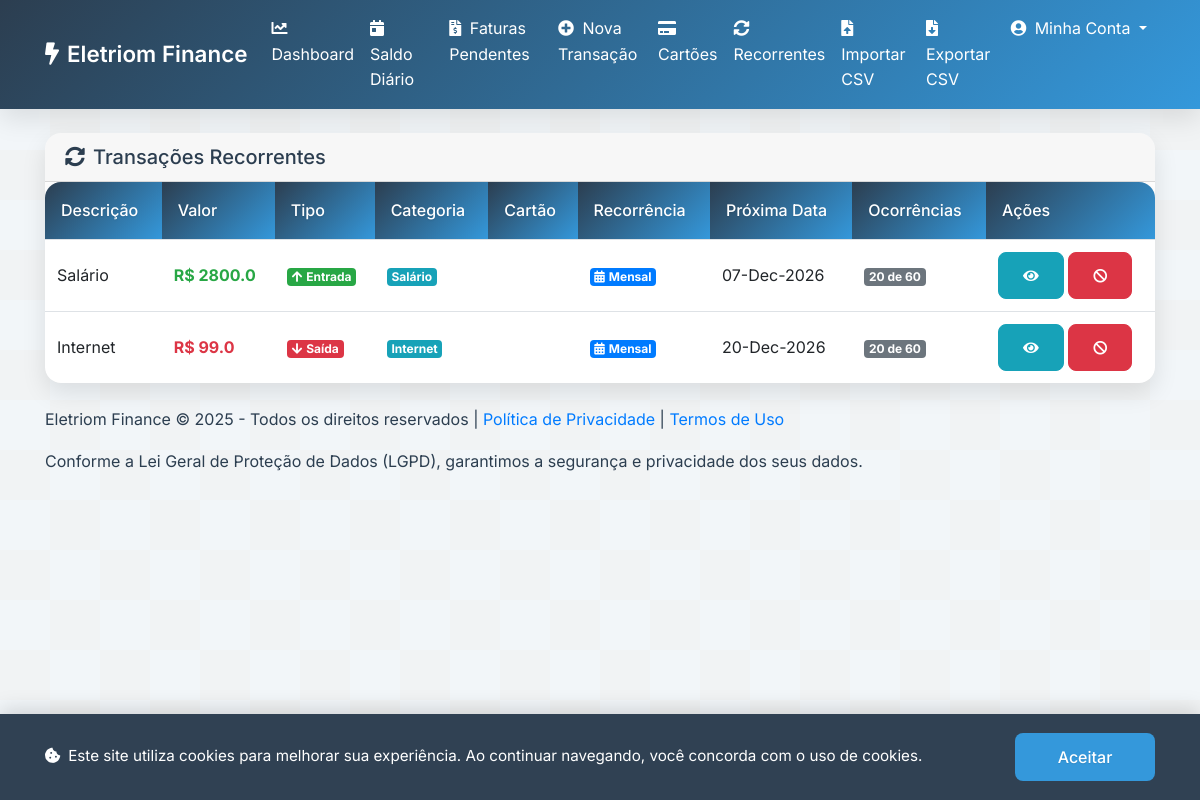
The page /recurring (signed in) on the database its author committed.
### app.py (models this page shows, shortened)
class Transaction(db.Model):
    id = db.Column(db.Integer, primary_key=True)
    date = db.Column(db.Date, nullable=False)
    value = db.Column(db.Float, nullable=False)
    description = db.Column(db.String(200), nullable=False)
    trans_type = db.Column(db.String(10), nullable=False)  # "entrada" ou "saida"
    category = db.Column(db.String(50), nullable=True)
    is_recurring = db.Column(db.Boolean, default=False)
    recurrence_type = db.Column(db.String(20), nullable=True)  # "diario", "semanal", "mensal", "anual"
    recurrence_end_date = db.Column(db.Date, nullable=True)
    recurrence_count = db.Column(db.Integer, nullable=True)
    parent_id = db.Column(db.Integer, db.ForeignKey('transaction.id'), nullable=True)
    credit_card_id = db.Column(db.Integer, db.ForeignKey('credit_card.id'), nullable=True)
    user_id = db.Column(db.Integer, db.ForeignKey('user.id'), nullable=False)

### app.py (the view)
@app.route('/recurring')
@login_required
def recurring_transactions():
    recurring_groups = []
    parent_transactions = Transaction.query.filter_by(is_recurring=True, parent_id=None).all()
    for parent in parent_transactions:
        series_transactions = Transaction.query.filter(
            db.or_(
                Transaction.id == parent.id,
                Transaction.parent_id == parent.id
            )
        ).order_by(Transaction.date).all()
        today = datetime.now().date()
        future_transactions = [t for t in series_transactions if t.date > today]
        next_date = future_transactions[0].date.strftime("%d-%b-%Y") if future_transactions else "Finalizada"
        credit_card_name = None
        if parent.credit_card_id:
            card = db.session.get(CreditCard, parent.credit_card_id)
            if card:
                credit_card_name = card.name
        recurring_groups.append({
            'id': parent.id,
            'description': parent.description,
            'value': parent.value,
            'trans_type': parent.trans_type,
            'category': parent.category,
            'recurrence_type': parent.recurrence_type,
            'next_date': next_date,
            'count': len(series_transactions) - len(future_transactions),  # Ocorrências passadas
            'total': len(series_transactions),  # Total de ocorrências
            'credit_card_id': parent.credit_card_id,
            'credit_card_name': credit_card_name
        })
    return render_template('recurring.html', recurring_groups=recurring_groups)

### app.py (called while the page is built)
@login_manager.user_loader
def load_user(user_id):
    return db.session.get(User, int(user_id))

### templates/recurring.html (shortened to what this page needs)
{% extends "base.html" %}
{% block content %}
<div class="card mb-4">
  <div class="card-header d-flex justify-content-between align-items-center">
    <h5 class="mb-0"><i class="fas fa-sync-alt mr-2"></i>Transações Recorrentes</h5>
  </div>
  <div class="table-responsive">
    <table class="table table-hover mb-0">
      <thead>
        <tr>
          <th>Descrição</th>
          <th>Valor</th>
          <th>Tipo</th>
          <th>Categoria</th>
          <th>Cartão</th>
          <th>Recorrência</th>
          <th>Próxima Data</th>
          <th>Ocorrências</th>
          <th>Ações</th>
        </tr>
      </thead>
      <tbody>
        {% for group in recurring_groups %}
        <tr>
          <td>{{ group.description }}</td>
          <td class="font-weight-bold {% if group.trans_type == 'entrada' %}text-success{% else %}text-danger{% endif %}">
            R$ {{ group.value | round(2) }}
          </td>
          <td>
            {% if group.trans_type == 'entrada' %}
            <span class="badge badge-success"><i class="fas fa-arrow-up mr-1"></i>Entrada</span>
            {% else %}
            <span class="badge badge-danger"><i class="fas fa-arrow-down mr-1"></i>Saída</span>
            {% endif %}
          </td>
          <td>{% if group.category %}<span class="badge badge-info">{{ group.category }}</span>{% endif %}</td>
          <td>{% if group.credit_card_name %}<span class="badge badge-warning"><i class="fas fa-credit-card mr-1"></i>{{ group.credit_card_name }}</span>{% endif %}</td>
          <td>
            <span class="badge badge-primary">
              {% if group.recurrence_type == 'diario' %}
                <i class="fas fa-calendar-day mr-1"></i>Diária
              {% elif group.recurrence_type == 'semanal' %}
                <i class="fas fa-calendar-week mr-1"></i>Semanal
              {% elif group.recurrence_type == 'mensal' %}
                <i class="fas fa-calendar-alt mr-1"></i>Mensal
              {% elif group.recurrence_type == 'anual' %}
                <i class="fas fa-calendar mr-1"></i>Anual
              {% endif %}
            </span>
          </td>
          <td>{{ group.next_date }}</td>
          <td><span class="badge badge-secondary">{{ group.count }} de {{ group.total }}</span></td>
          <td>
            <button class="btn btn-sm btn-info btn-view-series" data-id="{{ group.id }}"><i class="fas fa-eye"></i></button>
            <button class="btn btn-sm btn-danger btn-cancel-series" data-id="{{ group.id }}"><i class="fas fa-ban"></i></button>
          </td>
        </tr>
        {% endfor %}
      </tbody>
    </table>
  </div>
</div>
{% endblock %}

### static/style.css (style rules this page uses)
:root { --primary-color: #2c3e50; --secondary-color: #34495e; --accent-color: #3498db; --success-color: #2ecc71; --danger-color: #e74c3c; --text-color: #2c3e50; --light-bg: #f8f9fa; --border-color: #dee2e6; --primary-gradient: linear-gradient(135deg, #2c3e50, #3498db); --secondary-gradient: linear-gradient(135deg, #3498db, #2ecc71); --box-shadow: 0 10px 25px rgba(0, 0, 0, 0.1); --text-shadow: 0 1px 2px rgba(0, 0, 0, 0.1); }
* { margin: 0; padding: 0; box-sizing: border-box; }
body { font-family: 'Inter', -apple-system, BlinkMacSystemFont, sans-serif; line-height: 1.6; color: var(--text-color); }
.card { border: none; border-radius: 16px; box-shadow: var(--box-shadow); transition: all 0.3s ease; overflow: hidden; }
.table { background: white; border-radius: 16px; overflow: hidden; box-shadow: var(--box-shadow); transition: all 0.3s ease; }
.table thead th { background: var(--primary-gradient); color: white; font-weight: 500; border: none; text-shadow: var(--text-shadow); padding: 1rem; }
.table td { vertical-align: middle; border-color: var(--border-color); }
.btn { border-radius: 8px; padding: 0.75rem 1.5rem; font-weight: 500; transition: transform 0.2s; }

### rows shown on the page
Transaction: description "Salário", value "2800.0", trans_type "entrada" (drawn), category "Salário", recurrence_type "mensal" (drawn), next_date "07-Dec-2026", count "20", total "60"
Transaction: description "Internet", value "99.0", trans_type "saida" (drawn), category "Internet", recurrence_type "mensal" (drawn), next_date "20-Dec-2026", count "20", total "60"
